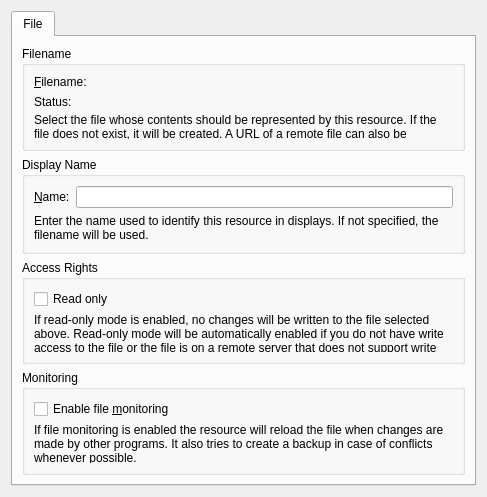
<?xml version="1.0" encoding="UTF-8"?>
<ui version="4.0">
 <class>SingleFileResourceConfigDialog</class>
 <widget class="QWidget" name="SingleFileResourceConfigDialog">
  <property name="geometry">
   <rect>
    <x>0</x>
    <y>0</y>
    <width>487</width>
    <height>497</height>
   </rect>
  </property>
  <layout class="QGridLayout" name="gridLayout_2">
   <item row="0" column="0">
    <widget class="QTabWidget" name="ktabwidget">
     <property name="currentIndex">
      <number>0</number>
     </property>
     <widget class="QWidget" name="tab">
      <attribute name="title">
       <string>File</string>
      </attribute>
      <layout class="QVBoxLayout" name="tabLayout">
       <item>
        <widget class="QGroupBox" name="groupBox_2">
         <property name="title">
          <string>Filename</string>
         </property>
         <layout class="QVBoxLayout" name="verticalLayout">
          <item>
           <layout class="QHBoxLayout" name="horizontalLayout">
            <item>
             <widget class="QLabel" name="label">
              <property name="text">
               <string>&amp;Filename:</string>
              </property>
              <property name="buddy">
               <cstring>kcfg_Path</cstring>
              </property>
             </widget>
            </item>
            <item>
             <widget class="KUrlRequester" name="kcfg_Path"/>
            </item>
           </layout>
          </item>
          <item>
           <widget class="QLabel" name="statusLabel">
            <property name="text">
             <string>Status:</string>
            </property>
           </widget>
          </item>
          <item>
           <widget class="QLabel" name="label_3">
            <property name="text">
             <string>Select the file whose contents should be represented by this resource. If the file does not exist, it will be created. A URL of a remote file can also be specified, but note that monitoring for file changes will not work in this case.</string>
            </property>
            <property name="wordWrap">
             <bool>true</bool>
            </property>
           </widget>
          </item>
         </layout>
        </widget>
       </item>
       <item>
        <widget class="QGroupBox" name="groupBox_3">
         <property name="title">
          <string>Display Name</string>
         </property>
         <layout class="QVBoxLayout" name="verticalLayout_2">
          <item>
           <layout class="QHBoxLayout" name="horizontalLayout_2">
            <item>
             <widget class="QLabel" name="label_1">
              <property name="text">
               <string>&amp;Name:</string>
              </property>
              <property name="buddy">
               <cstring>kcfg_DisplayName</cstring>
              </property>
             </widget>
            </item>
            <item>
             <widget class="KLineEdit" name="kcfg_DisplayName"/>
            </item>
           </layout>
          </item>
          <item>
           <widget class="QLabel" name="label_4">
            <property name="text">
             <string>Enter the name used to identify this resource in displays. If not specified, the filename will be used.</string>
            </property>
            <property name="wordWrap">
             <bool>true</bool>
            </property>
           </widget>
          </item>
         </layout>
        </widget>
       </item>
       <item>
        <widget class="QGroupBox" name="groupBox">
         <property name="title">
          <string>Access Rights</string>
         </property>
         <layout class="QGridLayout" name="gridLayout_4">
          <item row="0" column="0">
           <widget class="QCheckBox" name="kcfg_ReadOnly">
            <property name="text">
             <string>Read only</string>
            </property>
           </widget>
          </item>
          <item row="1" column="0">
           <widget class="QLabel" name="label_2">
            <property name="text">
             <string>If read-only mode is enabled, no changes will be written to the file selected above. Read-only mode will be automatically enabled if you do not have write access to the file or the file is on a remote server that does not support write access.</string>
            </property>
            <property name="wordWrap">
             <bool>true</bool>
            </property>
           </widget>
          </item>
         </layout>
        </widget>
       </item>
       <item>
        <widget class="QGroupBox" name="groupBox_MonitorFile">
         <property name="title">
          <string>Monitoring</string>
         </property>
         <layout class="QGridLayout" name="gridLayout">
          <item row="1" column="0" colspan="3">
           <widget class="QLabel" name="label_5">
            <property name="text">
             <string>If file monitoring is enabled the resource will reload the file when changes are made by other programs. It also tries to create a backup in case of conflicts whenever possible.</string>
            </property>
            <property name="wordWrap">
             <bool>true</bool>
            </property>
           </widget>
          </item>
          <item row="0" column="0">
           <widget class="QCheckBox" name="kcfg_MonitorFile">
            <property name="text">
             <string>Enable file &amp;monitoring</string>
            </property>
           </widget>
          </item>
         </layout>
        </widget>
       </item>
      </layout>
     </widget>
    </widget>
   </item>
  </layout>
 </widget>
 <customwidgets>
  <customwidget>
   <class>KLineEdit</class>
   <extends>QLineEdit</extends>
   <header>klineedit.h</header>
  </customwidget>
  <customwidget>
   <class>KUrlRequester</class>
   <extends>QFrame</extends>
   <header>kurlrequester.h</header>
  </customwidget>
 </customwidgets>
 <resources/>
 <connections/>
</ui>
